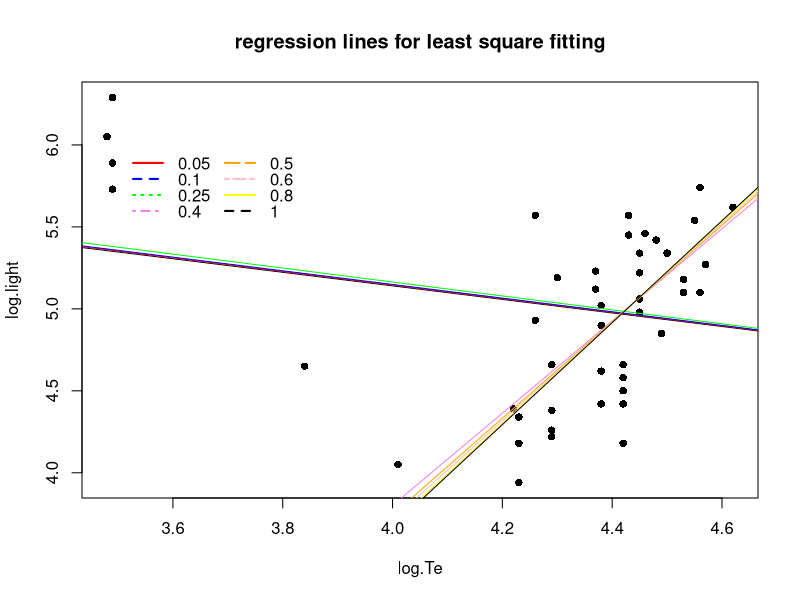
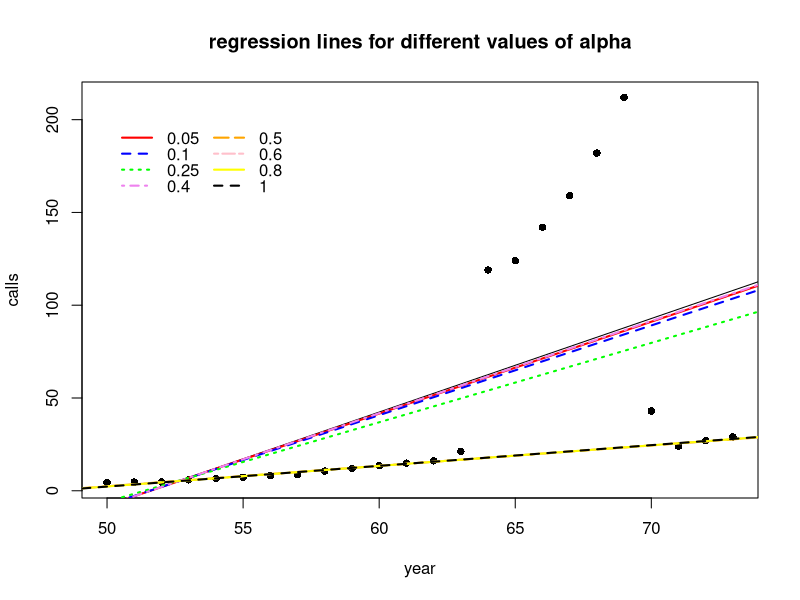

These figures' R source, in order:
Objective = function(Y,X,beta,alpha)
{
  sigma = beta[length(beta)]
  beta = beta[-length(beta)]
  f = NULL
  for ( i in 1:length(Y))
  {
    Mean = crossprod(X[i,],beta)
    f[i] = (1/((2*pi)^(alpha/2)*(sigma^alpha)*sqrt(1+alpha))) - 
      (1+(1/alpha))*dnorm(Y[i],mean = Mean,sd = sigma)^alpha
  }
  return(mean(f))
}

#1.
#######################################################
#Star datas-et
library(robustbase)
D = data.frame(starsCYG)
#View(D)
p = plot(D,pch = 16,main = paste("regression lines for least square fitting"))


alpha = c(0.05,0.1,0.25,0.04,0.5,0.6,0.8,1)
new = c("red","blue","green","violet","orange","pink","yellow","black")
Legend = c("0.05","0.1","0.25","0.4","0.5","0.6","0.8","1")

Y = D$log.light
X = data.frame(rep(1,nrow(D)),D$log.Te)
colnames(X) = c("constant","log.Temperature")
X = data.matrix(X)
Model = lm(D$log.light~D$log.Te)
summary(Model)
abline(a = Model$coefficients[1],b = Model$coefficients[2])



Initial_beta = c(1,1,1)
wrapper = function(beta)Objective(Y=Y,X=X,beta = beta,0.05)
Final1 = optim(par = Initial_beta,wrapper)$par
abline(a = Final1[1],b = Final1[2],col = "red")

wrapper = function(beta)Objective(Y=Y,X=X,beta = beta,0.1)
Final2 = optim(par = Initial_beta,wrapper)$par
abline(a = Final2[1],b = Final2[2],col = "blue")

wrapper = function(beta)Objective(Y=Y,X=X,beta = beta,0.25)
Final3 = optim(par = Initial_beta,wrapper)$par
abline(a = Final3[1],b = Final3[2],col = "green")

wrapper = function(beta)Objective(Y=Y,X=X,beta = beta,0.4)
Final4 = optim(par = Initial_beta,wrapper)$par
abline(a = Final4[1],b = Final4[2],col = "violet")

wrapper = function(beta)Objective(Y=Y,X=X,beta = beta,0.5)
Final5 = optim(par = Initial_beta,wrapper)$par
abline(a = Final5[1],b = Final5[2],col = "orange")

wrapper = function(beta)Objective(Y=Y,X=X,beta = beta,0.6)
Final6 = optim(par = Initial_beta,wrapper)$par
abline(a = Final6[1],b = Final6[2],col = "pink")

wrapper = function(beta)Objective(Y=Y,X=X,beta = beta,0.8)
Final7 = optim(par = Initial_beta,wrapper)$par
abline(a = Final7[1],b = Final7[2],col = "yellow")

wrapper = function(beta)Objective(Y=Y,X=X,beta = beta,1)
Final8 = optim(par = Initial_beta,wrapper)$par
abline(a = Final8[1],b = Final8[2])

legend(3.5,6,legend = Legend,col=new,lty = 1:8,cex = 1.0,
       y.intersp = 0.8,text.font = 16,ncol = 2,lwd = 2,
       box.lwd = 0)
















#2.
#######################################################
#Belgium Telephone call data
Phone = data.frame(MASS::phones)
#View(Phone)
library(ggplot2)
ph = plot(Phone,pch = 16,main = paste("regression lines for different values of alpha"))
Model = lm(Phone$calls~Phone$year)
abline(a = Model$coefficients[1],b = Model$coefficients[2])

#Applying Method
Phone_Call = matrix(0,nrow = 3,ncol = 8)
alpha2 = c(0.05,0.1,0.25,0.04,0.5,0.6,0.8,1)
new2 = c("red","blue","green","violet","orange","pink","yellow","black")

Y2 = Phone$calls
X2 = data.frame(rep(1,nrow(Phone)),Phone$year)
colnames(X) = c("constant","year")
X2 = data.matrix(X2)
Initial_beta2 = c(1,1,1)
for(i in 1:length(alpha2))
{
  wrapper2 = function(beta2)Objective(Y=Y2,X=X2,beta = beta2,alpha = alpha2[i])
  Phone_Call[,i] = optim(par = Initial_beta2,wrapper2)$par
  abline(a = Phone_Call[1,i],b = Phone_Call[2,i],col = new[i],lty = i,lwd = 2)
}
legend(50,200,legend = Legend,col=new,lty = 1:8,cex = 1.0,
       y.intersp = 0.8,text.font = 16,ncol = 2,lwd = 2,
       box.lwd = 0)





#3.
#######################################################
#Salinity data
library(robustbase)
Salinity_data = data.frame(salinity)
#View(Salinity_data)


#Applying Method
Sali_da = matrix(nrow = 5,ncol = 8)
alpha3 = c(0.05,0.1,0.25,0.04,0.5,0.6,0.8,1)
new3 = c("red","blue","green","violet","orange","pink","yellow","black")

Y3 = Salinity_data$Y
Z3 = data.frame(rep(1,nrow(Salinity_data)),Salinity_data$X1,Salinity_data$X2,Salinity_data$X3)
colnames(Z3) = c("constant","X1","X2","X3")
Z3 = data.matrix(Z3)
Initial_beta3 = c(1,1,1,1,1)
for(i in 1:length(alpha3))
{
  wrapper3 = function(beta3)Objective(Y=Y3,X=Z3,beta = beta3,alpha = alpha3[i])
  Sali_da[,i] = optim(par = Initial_beta3,wrapper3,method = "BFGS")$par
}


rownames(Sali_da) = c("beta_1","beta_2","beta_3","beta_4","sigma")
colnames(Sali_da) = c("0.05","0.1","0.25","0.4","0.5","0.6","0.8","1")

Sali_da
